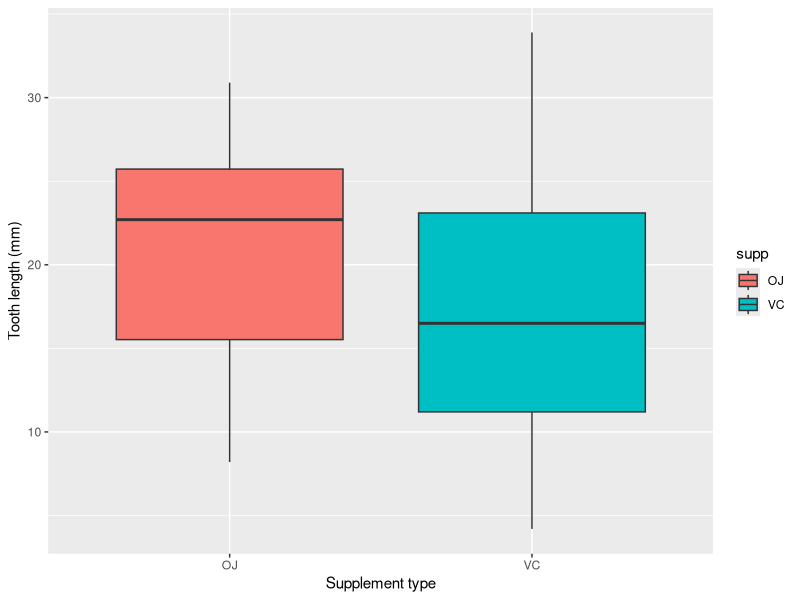

Source code (R):
## ---- chunk 1
# Loading libraries
library(ggplot2)
library(dplyr)
library(datasets)
## ---- chunk 2
dataset_tg <- ToothGrowth
dataset_tg <- tbl_df(dataset_tg)
## ---- chunk 3
str(dataset_tg)
## ---- chunk 4
ggplot(aes(x=supp, y=len), data=dataset_tg) + geom_boxplot(aes(fill=supp)) + xlab("Supplement type") +ylab("Tooth length (mm)") 
## ---- chunk 5
summary(dataset_tg)
## ---- chunk 6
# Subsetting the ToothGrowth to acquire only OJ observations
dataset_tg_OJ <- filter(dataset_tg,supp == "OJ")
# Len Variance when used OJ supplement 
var_len_OJ <- var(dataset_tg_OJ$len)
# Subsetting the ToothGrowth to acquire only VC observations
dataset_tg_VC <- filter(dataset_tg,supp == "VC")
# Len Variance when used VC supplement 
var_len_VC <- var(dataset_tg_VC$len)
## ---- chunk 7
t.test(dataset_tg_OJ$len, dataset_tg_VC$len, paired = FALSE, var.equal = FALSE)
## ---- chunk 8
t.test(filter(dataset_tg,dose==2)$len, filter(dataset_tg,dose==1)$len, paired = FALSE, var.equal = TRUE)
## ---- chunk 9
t.test(filter(dataset_tg,dose==1)$len, filter(dataset_tg,dose==0.5)$len, paired = FALSE, var.equal = TRUE)
## ---- chunk 10
sessionInfo()
